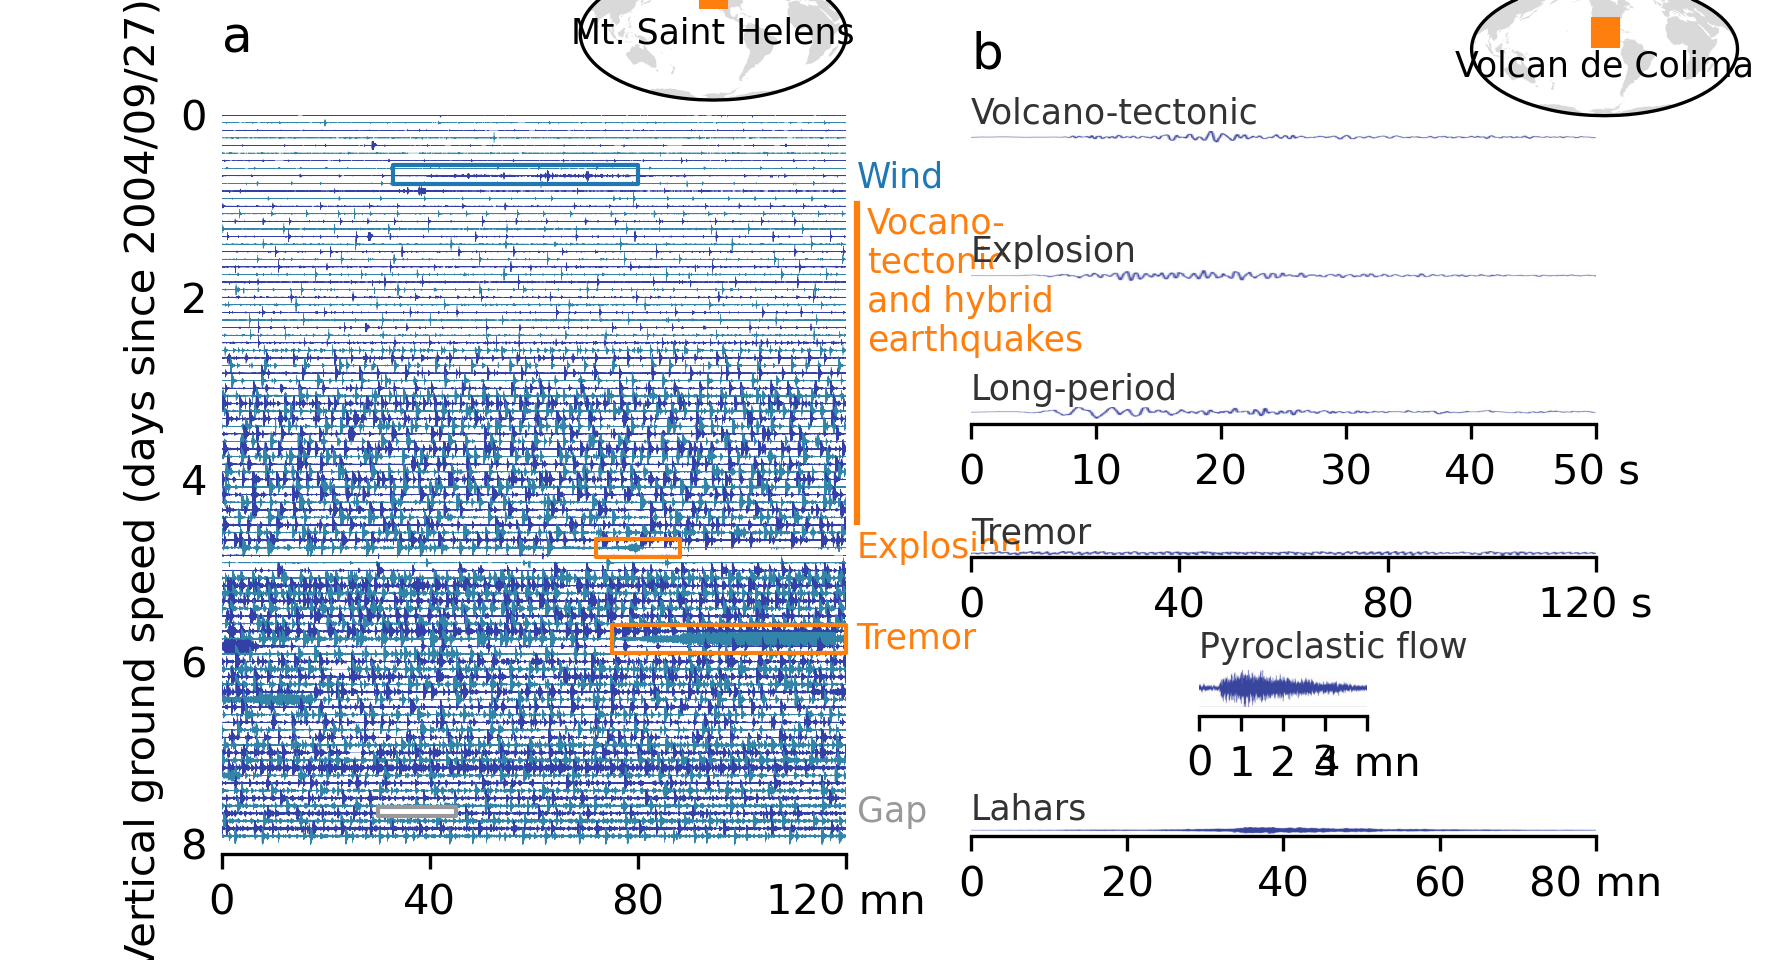

Source code (Python):
#!/Users/seydoux/anaconda3/envs/covseisnet/bin/python
# coding: utf-8
"""Figure 1: diversité de signaux volcaniques.

Figures extraites de Moran et al. (2008) et Zobin (2014).
"""

import obspy

from cartopy import crs, feature
from matplotlib import pyplot as plt
from os import path

ROOT_PATH = (
    "/Users/seydoux/Dropbox/Applications/Overleaf/Dossier CNRS 2022/Rapport/"
)
FIGURE_SIZE = 5.91, 3.2
FIGURE_PATH = "./"

STREAM_PATH = "/Users/seydoux/Data/JUN.HHZ/con*/processed/*EHZ"
STREAM_SEGMENT = 7200

IMAGE_PATH = ROOT_PATH + "/sources/zobin"


def main():

    # FIGURE
    # ------

    # settings
    plt.rcParams["axes.spines.top"] = False
    plt.rcParams["axes.spines.right"] = False
    plt.rcParams["axes.spines.left"] = False
    plt.rcParams["ytick.left"] = False

    # generate
    fig = plt.figure(figsize=FIGURE_SIZE)
    grid = fig.add_gridspec(6, 2, hspace=2)
    grid = grid[:, 0], *[grid[i, 1] for i in range(6)]
    ax = [fig.add_subplot(g) for g in grid]

    # labels
    ax[0].set_title("a", loc="left", pad=15)
    ax[1].set_title("b", loc="left", pad=15)

    # SEISMOGRAMS
    # -----------

    # read
    stream = obspy.read(STREAM_PATH)

    # process
    trace = stream.merge(1)[0]
    trace = trace.decimate(2)
    trace_slide = trace.slide(STREAM_SEGMENT, STREAM_SEGMENT)

    # show
    for index, segment in enumerate(trace_slide):
        t = segment.times() / 60
        x = segment.data / 0.5e5
        color = "#3240a8" if (index % 2 == 0) else "#3285a8"
        day = STREAM_SEGMENT * index / 24 / 3600
        ax[0].plot(t, day + x, rasterized=True, lw=0.1, c=color)

    # labelize
    ax[0].tick_params(axis="y", length=0)
    ax[0].set_ylim(-0.0, day + 0.2)
    ax[0].invert_yaxis()
    ax[0].set_xlim(0, 120)
    ticks = range(0, 121, 40)
    labels = [f"{t}" for t in ticks]
    labels[-1] += " mn"
    ax[0].set_xticks(ticks)
    ax[0].set_xticklabels(labels)
    # ax[0].set_xlabel("Time (minutes)")
    ax[0].set_ylabel("Vertical ground speed (days since 2004/09/27)")

    # annotate
    ax[0].axvline(x=122, ymin=0.45, ymax=0.88, c="C1", clip_on=False)
    ann = "Vocano-\ntectonic\nand hybrid\nearthquakes"
    ax[0].text(124, 1, ann, c="C1", size="small", va="top")

    # wind
    ax[0].fill_between([33, 80], 0.55, 0.75, fc="none", ec="C0", zorder=10)
    ann = "Wind"
    ax[0].text(122, 0.68, ann, c="C0", size="small", va="center")

    # wind
    ax[0].fill_between([30, 45], 7.6, 7.7, fc="w", ec="0.6", zorder=10)
    ann = "Gap"
    ax[0].text(122, 7.65, ann, c="0.6", size="small", va="center")

    # exp
    ax[0].fill_between([72, 88], 4.65, 4.85, fc="none", ec="C1", zorder=10)
    ann = "Explosion"
    ax[0].text(122, 4.75, ann, c="C1", size="small", va="center")

    # tremor
    ax[0].fill_between(
        [75, 120], 5.6, 5.9, fc="none", ec="C1", zorder=10, clip_on=False
    )
    ann = "Tremor"
    ax[0].text(122, 5.75, ann, c="C1", size="small", va="center")

    # globe
    pos = -122, 46
    projection = crs.Mollweide(central_longitude=pos[0])
    p = ax[0].get_position()
    position = [p.x1 - 0.15, p.y1 + 0.01, 0.15, 0.15]
    ax_map = fig.add_axes(position, projection=projection)
    ax_map.set_global()
    ax_map.add_feature(feature.LAND, fc="0.85", lw=0)
    ax_map.plot(*pos, "C1s", transform=crs.PlateCarree())
    label = "Mt. Saint Helens"
    ax_map.text(0, 0, label, ha="center", size="small", va="center")

    # ZOOMS
    # -----

    t_short = 50

    # volcanotectonic
    short = "vt.png", "exp.png", "lp.png"
    name = "Volcano-tectonic", "Explosion", "Long-period"
    for index, (event, name) in enumerate(zip(short, name)):
        img = plt.imread(path.join(IMAGE_PATH, event))
        extent = [0, t_short, 0, 1]
        ax[index + 1].imshow(img, extent=extent)
        ax[index + 1].set_xlim([0, t_short])
        ax[index + 1].set_ylim(bottom=-0.2)
        ax[index + 1].text(0, 1, name, va="bottom", size="small", color="0.2")
        if index < 2:
            ax[index + 1].set_axis_off()
    ax[3].set_ylim(bottom=-0.4)
    ticks = range(0, t_short + 1, 10)
    labels = [f"{t}" for t in ticks]
    labels[-1] += " s"
    ax[3].set_xticks(ticks)
    ax[3].set_xticklabels(labels)
    ax[3].set_yticks([])

    # tremor
    t_trem = 120
    img = plt.imread(path.join(IMAGE_PATH, "tr.png"))
    extent = [0, t_trem, 0, 1]
    ax[4].imshow(img, extent=extent)
    ax[4].set_xlim([0, t_trem])
    ax[4].set_ylim(bottom=-0.2)
    ticks = range(0, t_trem + 1, 40)
    labels = [f"{t}" for t in ticks]
    labels[-1] += " s"
    ax[4].set_xticks(ticks)
    ax[4].set_xticklabels(labels)
    ax[4].set_yticks([])
    ax[4].text(0, 1, "Tremor", va="bottom", size="small", color="0.2")

    # pyroclastic flow
    t_pf = 4
    img = plt.imread(path.join(IMAGE_PATH, "pf.png"))
    extent = [0, t_pf, 0, 1]
    ax[5].imshow(img, extent=extent)
    ax[5].set_xlim([0, t_pf])
    ax[5].set_ylim(bottom=-0.2, top=0.9)
    ticks = range(0, t_pf + 1, 1)
    labels = [f"{t}" for t in ticks]
    labels[-1] += " mn"
    ax[5].set_xticks(ticks)
    ax[5].set_xticklabels(labels)
    ax[5].set_yticks([])
    ax[5].text(0, 1, "Pyroclastic flow", va="bottom", size="small", color="0.2")

    # lahars
    t_lah = 80
    img = plt.imread(path.join(IMAGE_PATH, "lah.png"))
    extent = [0, t_lah, 0, 1]
    ax[6].imshow(img, extent=extent)
    ax[6].set_xlim([0, t_lah])
    ax[6].set_ylim(bottom=-0.2)
    ticks = range(0, t_lah + 1, 20)
    labels = [f"{t}" for t in ticks]
    labels[-1] += " mn"
    ax[6].set_xticks(ticks)
    ax[6].set_xticklabels(labels)
    ax[6].set_yticks([])
    ax[6].text(0, 1, "Lahars", va="bottom", size="small", color="0.2")

    # globe
    pos = -103, 19
    projection = crs.Mollweide(central_longitude=pos[0])
    p = ax[1].get_position()
    position = [p.x1 - 0.07, p.y1 + 0.01, 0.15, 0.15]
    ax_map = fig.add_axes(position, projection=projection)
    ax_map.set_global()
    ax_map.add_feature(feature.LAND, fc="0.85", lw=0)
    ax_map.plot(*pos, "C1s", transform=crs.PlateCarree())
    label = "Volcan de Colima"
    ax_map.text(0, 0, label, ha="center", size="small", va="top")

    # SAVE
    # ----

    name, _ = path.splitext(path.basename(__file__))
    fig.savefig(path.join(FIGURE_PATH, name + ".png"), dpi=300)


if __name__ == "__main__":
    main()
